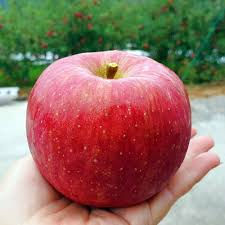
#> input picture CNN/apple.jpeg, 225 x 225 px
$ jupyter execute CNN_inference.ipynb
#> lines starting #> are read from the running program, lines starting #| are printed output that depends on the picture
[cell 1]
import cv2
import numpy as np

img  = cv2.imread('apple.jpeg', cv2.IMREAD_GRAYSCALE)
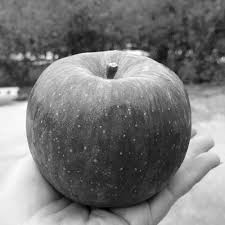
#> img: shape (225, 225); min 0, max 255, mean 120.9

# kernel = np.array([[1,1,1],[1,-8,1],[1,1,1]])         #Identity
# kernel = np.array([[0,0,0],[0,1,0],[0,0,0]])          #Ridge or edge detection
# kernel = np.array([[0,-1,0],[-1,4,-1],[0,-1,0]])      #Ridge or edge detection
kernel = np.array([[-1,-1,-1],[-1,8,-1],[-1,-1,-1]])  #Sharpen
# [17 lines of commented-out code are left out]


print(kernel)
output = cv2.filter2D(img, -1, kernel)
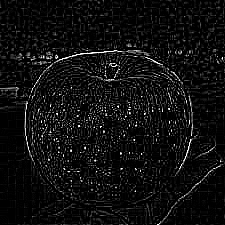
#> output: shape (225, 225); min 0, max 255, mean 15.9
cv2.imshow('edge',output)
cv2.waitKey(0)
